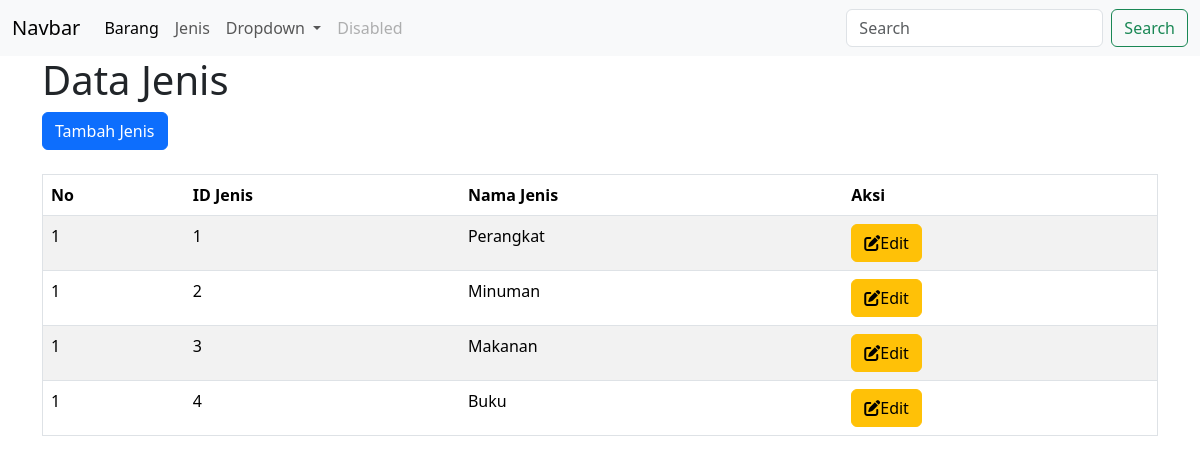
The page /View/jenis/index.php on the database its author committed.
### tables this page shows
CREATE TABLE `jenis` (
  `id_jenis` int NOT NULL,
  `nama_jenis` varchar(20) DEFAULT NULL
);

### View/jenis/index.php (the view, shortened to what this page needs)
<!DOCTYPE html>
<html lang="en">
<head>
    <link rel="stylesheet" href="https://cdn.jsdelivr.net/npm/bootstrap@5.3.3/dist/css/bootstrap.min.css">
    <link rel="stylesheet" href="https://cdnjs.cloudflare.com/ajax/libs/font-awesome/6.2.0/css/all.min.css">
</head>
<body>
<nav class="navbar navbar-expand-lg bg-body-tertiary">
  <div class="container-fluid">
    <a class="navbar-brand" href="#">Navbar</a>
    <div class="collapse navbar-collapse" id="navbarSupportedContent">
      <ul class="navbar-nav me-auto mb-2 mb-lg-0">
        <li class="nav-item">
          <a class="nav-link active" aria-current="page" href="../barang/index.php">Barang</a>
        </li>
        <li class="nav-item">
          <a class="nav-link" href="index.php">Jenis</a>
        </li>
        <li class="nav-item dropdown">
          <a class="nav-link dropdown-toggle" href="#" role="button" data-bs-toggle="dropdown" aria-expanded="false">
            Dropdown
          </a>
        </li>
        <li class="nav-item">
          <a class="nav-link disabled" aria-disabled="true">Disabled</a>
        </li>
      </ul>
      <form class="d-flex" role="search">
        <input class="form-control me-2" type="search" placeholder="Search" aria-label="Search">
        <button class="btn btn-outline-success" type="submit">Search</button>
      </form>
    </div>
  </div>
</nav>
    <div class="container">
    <h1>Data Jenis</h1>
    <a class="btn btn-primary" href="view_tambah.php" role="button">Tambah Jenis</a>
    <br><br>
    <table class="table table-striped table-hover" border="1">
  <thead>
    <tr>
      <th scope="col">No</th>
      <th scope="col">ID Jenis</th>
      <th scope="col">Nama Jenis</th>
      <th scope="col">Aksi</th>
    </tr>
  </thead>
  <?php
  include '../../Config/koneksi.php';
  $query = mysqli_query($conn, "SELECT * FROM jenis");
  $no=1;
  if(mysqli_num_rows($query)) {
    while($result=mysqli_fetch_assoc($query)){
        ?>
        <tr>
            <td><?php echo $no;?></td>
            <td><?php echo $result['id_jenis'];?></td>
                            <td><?php echo $result['nama_jenis'];?></td>
                            <td>
                            <a class="btn btn-warning" href="view_edit.php?id_jenis=<?php echo $result['id_jenis']?>"><i class="fa-solid fa-pen-to-square"></i>Edit</a>
                            </td>
        </tr>
        <?php
    }
}
  ?>
</table>
    </div>
</body>
</html>

### rows shown on the page
jenis: id_jenis "1", nama_jenis "Perangkat"
jenis: id_jenis "2", nama_jenis "Minuman"
jenis: id_jenis "3", nama_jenis "Makanan"
jenis: id_jenis "4", nama_jenis "Buku"
